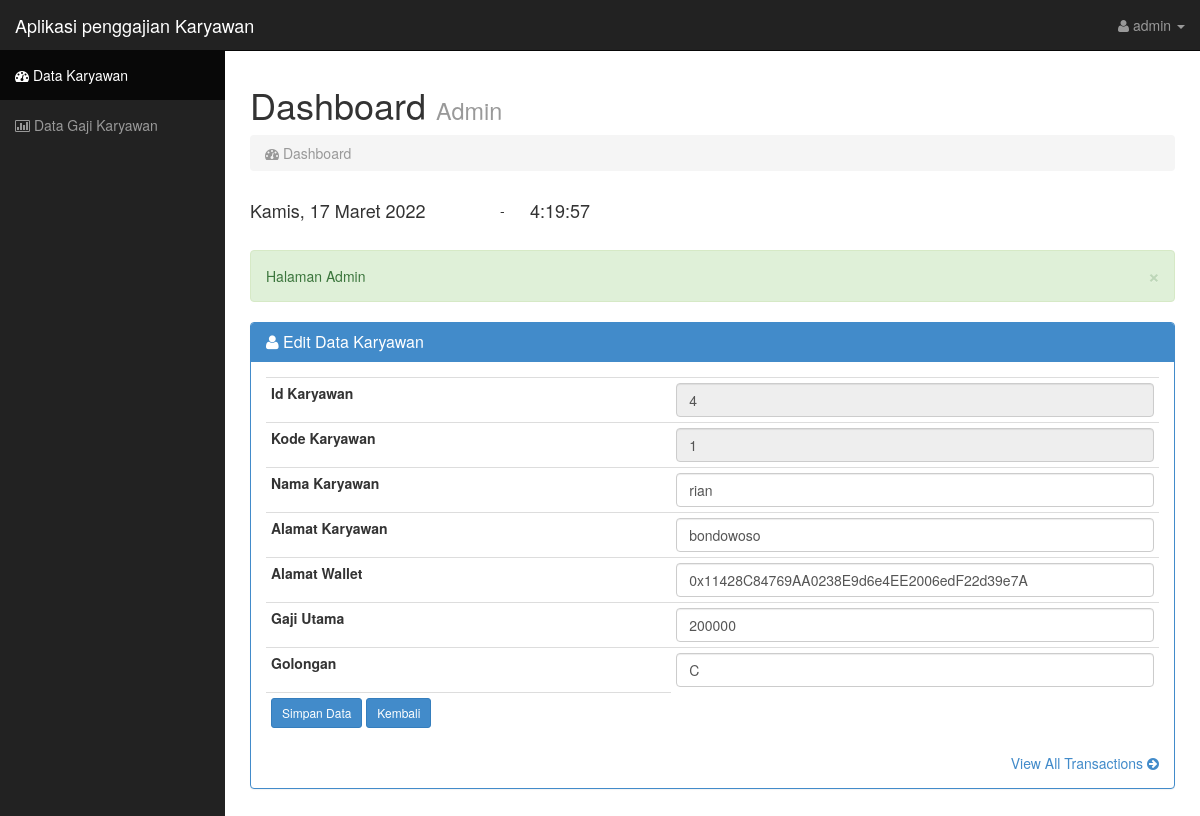
Page /admin/edit.php?hal=edit&kd=4 (signed in) on the committed database.
### tables this page shows
CREATE TABLE `karyawan` (
  `kary_id` int(10) NOT NULL,
  `kode_kar` varchar(10) NOT NULL,
  `nama_kar` varchar(30) NOT NULL,
  `alamat_kar` varchar(80) NOT NULL,
  `no_rek` varchar(200) NOT NULL,
  `gaji_utama` decimal(10,0) NOT NULL,
  `gol_kar` varchar(10) NOT NULL
);

### admin/edit.php (the view, shortened to what this page needs)
<?php
if (empty($_SESSION['username'])){
	echo "<script>alert('Anda belum mempunyai hak akses.'); window.location = '../index.html'</script>";
} else {
?>
<!DOCTYPE html>
<html lang="en">
  <head>
    <link href="css/bootstrap.css" rel="stylesheet">
    <link href="css/sb-admin.css" rel="stylesheet">
    <link rel="stylesheet" href="font-awesome/css/font-awesome.min.css">
    <link rel="stylesheet" href="http://cdn.oesmith.co.uk/morris-0.4.3.min.css">
  </head>
  <body>
    <div id="wrapper">
      <nav class="navbar navbar-inverse navbar-fixed-top" role="navigation">
        <div class="navbar-header">
          <a class="navbar-brand" href="index.html">Aplikasi penggajian Karyawan</a>
        </div>
        <div class="collapse navbar-collapse navbar-ex1-collapse">
          <ul class="nav navbar-nav side-nav">
            <li class="active"><a href="index.php"><i class="fa fa-dashboard"></i> Data Karyawan</a></li>
            <li><a href="tampilgajiaja.php"><i class="fa fa-bar-chart-o"></i> Data Gaji Karyawan</a></li>
          </ul>
          <ul class="nav navbar-nav navbar-right navbar-user">
            <li class="dropdown user-dropdown">
              <a href="#" class="dropdown-toggle" data-toggle="dropdown"><i class="fa fa-user"></i>
              <?php
              echo $_SESSION['username'];
               ?>
              <b class="caret"></b></a>
            </li>
          </ul>
        </div>
      </nav>
<?php } ?>
      <div id="page-wrapper">
        <div class="row">
          <div class="col-lg-12">
            <h1>Dashboard <small>Admin </small></h1>
            <ol class="breadcrumb">
              <li class="active"><i class="fa fa-dashboard"></i> Dashboard</li>
            </ol>
            <table width="900">
            <tr>
            <td width="250"><div class="Tanggal"><h4><script language="JavaScript">document.write(tanggallengkap);</script></div></h4></td>
            <td align="left" width="30"> - </td>
            <td align="left" width="620"> <h4><div id="output" class="jam" ></div></h4></td>
            </tr>
            </table>
            <br />
            <div class="alert alert-success alert-dismissable">
              <button type="button" class="close" data-dismiss="alert" aria-hidden="true">&times;</button>
             Halaman Admin
          </div>
        </div>
        <div class="col-lg-12">
            <div class="panel panel-primary">
              <div class="panel-heading">
                <h3 class="panel-title"><i class="fa fa-user"></i> Edit Data Karyawan </h3>
              </div>
              <div class="panel-body">
                 <div class="table-responsive">
                  <?php
$query = mysqli_query($konek,"SELECT * FROM karyawan WHERE kary_id='$_GET[kd]'");
$data  = mysqli_fetch_array($query);
?>
    <form action="update.php" method="post">
    <table class="table table-condensed">
    <tr>
        <td><label for="kary_id">Id Karyawan</label></td>
        <td><input name="kary_id" type="text" class="form-control" id="kary_id" value="<?php echo $data['kary_id'];?>" readonly="readonly"/></td>
      </tr>
      <tr>
        <td><label for="kode_kar">Kode Karyawan</label></td>
        <td><input name="kode_kar" type="text" class="form-control" id="kode_kar" value="<?php echo $data['kode_kar'];?>" readonly="readonly"/></td>
      </tr>
      <tr>
        <td><label for="nama_kar">Nama Karyawan</label></td>
        <td><input name="nama_kar" type="text" class="form-control" id="nama_kar" value="<?php echo $data['nama_kar'];?>" required/></td>
      </tr>
      <tr>
        <td><label for="alamat_kar">Alamat Karyawan</label></td>
        <td><input name="alamat_kar" type="text" class="form-control" id="alamat_kar" value="<?php echo $data['alamat_kar'];?>" required/></td>
      </tr>
      <tr>
        <td><label for="no_rek">Alamat Wallet</label></td>
        <td><input name="no_rek" type="text" class="form-control" id="no_rek" value="<?php echo $data['no_rek'];?>" required/></td>
      </tr>
      <tr>
        <td><label for="gaji_utama">Gaji Utama</label></td>
        <td><input name="gaji_utama" type="text" class="form-control" id="gaji_utama" value="<?php echo $data['gaji_utama'];?>" required/></td>
      </tr>
      <tr>
        <td><label for="gol_kar">Golongan</label></td>
        <td><input name="gol_kar" type="text" class="form-control" id="gol_kar" value="<?php echo $data['gol_kar'];?>" required/></td>
      </tr>
      <tr>
        <td><input type="submit" value="Simpan Data"  class="btn btn-sm btn-primary"/>&nbsp;<a href="index.php" class="btn btn-sm btn-primary">Kembali</a></td>
        </tr>
    </table>
    </form>
                   </div>
                <div class="text-right">
                  <a href="#"  data-toggle="tooltip" class="tip-bottom" data-original-title="Tooltip Dibawah">View All Transactions <i class="fa fa-arrow-circle-right"></i></a>
                </div>
              </div>
            </div>
          </div>
        </div>
      </div>
    </div>
  </body>
</html>

### admin/css/sb-admin.css (style rules this page uses)
body { margin-top: 50px; }
#wrapper { padding-left: 0; }
#page-wrapper { width: 100%; padding: 5px 15px; }
@media (min-width:768px) { #wrapper { padding-left: 225px; } }
@media (min-width:768px) { #page-wrapper { padding: 15px 25px; } }
@media (min-width:768px) { .side-nav { margin-left: -225px; left: 225px; width: 225px; position: fixed; top: 50px; height: 100%; border-radius: 0; border: none; background-color: #222222; overflow-y: auto; } }
@media (min-width:768px) { .side-nav>li>a { width: 225px; } }
@media (min-width:768px) { .navbar-collapse { padding-left: 15px !important; padding-right: 15px !important; } }

### rows in the picture
karyawan: kary_id "4", kode_kar "1", nama_kar "rian", alamat_kar "bondowoso", no_rek "0x11428C84769AA0238E9d6e4EE2006edF22d39e7A", gaji_utama "200000", gol_kar "C"

### other values in the picture
$_SESSION['username'] "admin"
